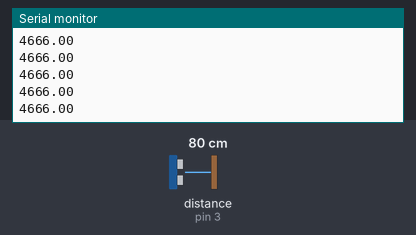
This sketch was run on a simulated Arduino Uno, built with avr-gcc and run on an emulated ATmega328P. Shown: the last lines printed to the serial monitor. Wiring (inferred from the names in the program): ultrasonic range finder: trigger pin 9; echo pin 3. The inputs (shaded band) are chosen by the test bench; at power-on: distance to the obstacle (sensor on pin 3) 80 cm. The echo pulse lasts 58.3 µs per cm.

Above: at 1.2 s.
1.3 s: distance to the obstacle (sensor on pin 3) set to 2 cm
At 2.0 s:
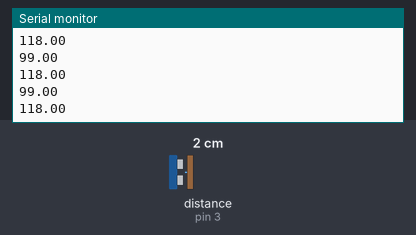
2.8 s: distance to the obstacle (sensor on pin 3) set to 4 cm
At 3.8 s:
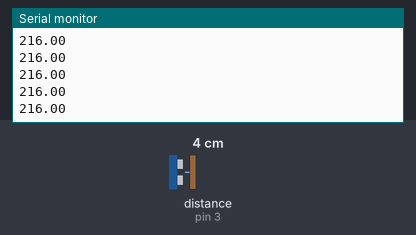
Timing chart, 0 to 5.8 s (numbered marks = the images above; inputs shaded):
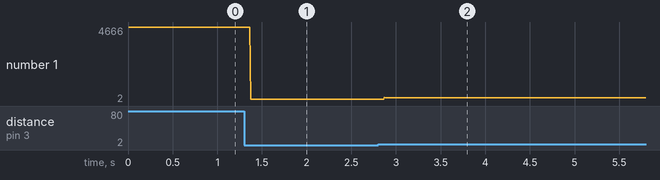

The sketch:

PID.ino
```cpp
#include "ultrasonic.h"

Ultrasonic* ultra;

void setup() {
  // put your setup code here, to run once:
  ultra = new Ultrasonic();
  Serial.begin(9600);

}

void loop() {
  // put your main code here, to run repeatedly:
  ultra->calcDistance();
  //Serial.println("Duration: %0.3f\tDistance: %0.3f", ultra->getDuration(), ultra->getCurrentDistance());
  //Serial.print("Duration: ");
  Serial.println(ultra->getDuration());
  //Serial.print("\tDistance: ");
  //Serial.print(",");
  //Serial.println(ultra->getCurrentDistance());
}
```

ultrasonic.cpp
```cpp
#include "ultrasonic.h"

Ultrasonic::Ultrasonic() {
  // setting defaults based on testing setup
  this->echo = 3;
  this->trigger = 9;

  pinMode(trigger, OUTPUT);
  pinMode(echo, INPUT);

  this->duration = 0;
  this->current_distance = 0;
}

Ultrasonic::Ultrasonic(int echo, int trigger) {
  // store this info
  this->echo = echo;
  this->trigger = trigger;

  // set the pin modes
  pinMode(trigger, OUTPUT);
  pinMode(echo, INPUT);

  this->duration = 0;
  this->current_distance = 0;
}

int Ultrasonic::getEcho() { return this->echo; }
void Ultrasonic::setEcho(int echo) {
  this->echo = echo;
}

int Ultrasonic::getTrigger() { return this->trigger; }
void Ultrasonic::setTrigger(int trigger) {
  this->trigger = trigger;
}

float Ultrasonic::getDuration() { return this->duration; }
void Ultrasonic::setDuration(float duration) {
  this->duration = duration;
}

float Ultrasonic::getCurrentDistance() { return this->current_distance; }
void Ultrasonic::setCurrentDistance(float currentDistance) {
  this->current_distance = currentDistance;
}

// took this from previous code
// this will be our input to the PID code
float Ultrasonic::calcDistance() {
  // clear out the ultrasonic
  digitalWrite(this->trigger, LOW);
  delayMicroseconds(2);

  // pulse for 10 us
  digitalWrite(this->trigger, HIGH);
  delayMicroseconds(10);
  digitalWrite(this->trigger, LOW);

  // figure out how long it took to return
  this->duration = pulseIn(this->echo, HIGH);

  this->current_distance = this->duration * 0.034/2;
}
```

ultrasonic.h
```cpp
#ifndef ULTRA_H
#define ULTRA_H

#if ARDUINO >= 100
  #include "Arduino.h"
#else
  #include "WProgram.h"
#endif

class Ultrasonic {
  private:
    // echo is what is we measure
    // trigger is what we send to the ultrasonic
    int echo, trigger;
    float duration;
    float current_distance;

  public:
    Ultrasonic();
    Ultrasonic(int, int);

    ~Ultrasonic();

    int getEcho();
    void setEcho(int);
    int getTrigger();
    void setTrigger(int);

    float getDuration();
    void setDuration(float);

    float getCurrentDistance();
    void setCurrentDistance(float);

    float calcDistance();
};

#endif
```

Measured:
- after the input at 1.3 s, the serial monitor: prints a new line after 0.07 s (image 1)
- after the input at 2.8 s, the serial monitor: prints a new line after 0.07 s (image 2)
- plotted number 1: 4666 → 118 after the input at 1.3 s, 118 → 2 after the input at 2.8 s
